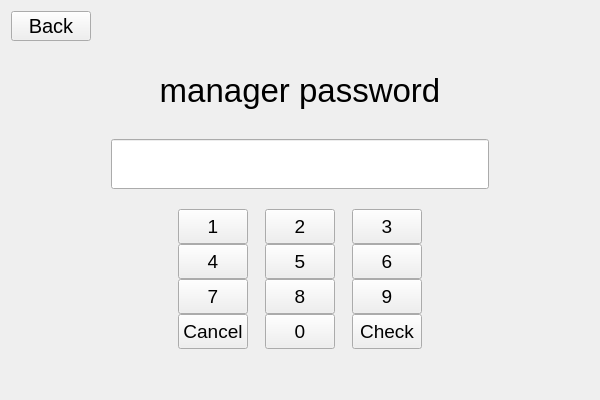
<?xml version="1.0" encoding="UTF-8"?>
<ui version="4.0">
 <class>ManagerPasswordUI</class>
 <widget class="QWidget" name="ManagerPasswordUI">
  <property name="geometry">
   <rect>
    <x>0</x>
    <y>0</y>
    <width>600</width>
    <height>400</height>
   </rect>
  </property>
  <property name="windowTitle">
   <string>Form</string>
  </property>
  <layout class="QVBoxLayout" name="verticalLayout_7">
   <item>
    <layout class="QVBoxLayout" name="verticalLayout_3" stretch="4,3,3,2">
     <property name="spacing">
      <number>0</number>
     </property>
     <item>
      <layout class="QHBoxLayout" name="horizontalLayout">
       <item>
        <widget class="QPushButton" name="back_button">
         <property name="maximumSize">
          <size>
           <width>100</width>
           <height>30</height>
          </size>
         </property>
         <property name="font">
          <font>
           <pointsize>15</pointsize>
          </font>
         </property>
         <property name="text">
          <string>Back</string>
         </property>
        </widget>
       </item>
       <item>
        <spacer name="horizontalSpacer">
         <property name="orientation">
          <enum>Qt::Horizontal</enum>
         </property>
         <property name="sizeHint" stdset="0">
          <size>
           <width>40</width>
           <height>20</height>
          </size>
         </property>
        </spacer>
       </item>
      </layout>
     </item>
     <item>
      <layout class="QVBoxLayout" name="verticalLayout_2">
       <item>
        <widget class="QLabel" name="password_label">
         <property name="font">
          <font>
           <pointsize>25</pointsize>
          </font>
         </property>
         <property name="text">
          <string>manager password</string>
         </property>
         <property name="alignment">
          <set>Qt::AlignCenter</set>
         </property>
        </widget>
       </item>
      </layout>
     </item>
     <item>
      <layout class="QVBoxLayout" name="verticalLayout_4">
       <property name="spacing">
        <number>0</number>
       </property>
       <property name="leftMargin">
        <number>100</number>
       </property>
       <property name="rightMargin">
        <number>100</number>
       </property>
       <item>
        <widget class="QLineEdit" name="password_line">
         <property name="maximumSize">
          <size>
           <width>400</width>
           <height>50</height>
          </size>
         </property>
         <property name="echoMode">
          <enum>QLineEdit::Password</enum>
         </property>
         <property name="alignment">
          <set>Qt::AlignCenter</set>
         </property>
        </widget>
       </item>
      </layout>
     </item>
     <item>
      <layout class="QVBoxLayout" name="verticalLayout" stretch="0">
       <property name="spacing">
        <number>0</number>
       </property>
       <property name="leftMargin">
        <number>150</number>
       </property>
       <property name="topMargin">
        <number>20</number>
       </property>
       <property name="rightMargin">
        <number>150</number>
       </property>
       <property name="bottomMargin">
        <number>40</number>
       </property>
       <item>
        <layout class="QGridLayout" name="gridLayout" rowstretch="0,0,0,0" columnstretch="0,0,0" columnminimumwidth="0,0,0">
         <property name="sizeConstraint">
          <enum>QLayout::SetDefaultConstraint</enum>
         </property>
         <property name="leftMargin">
          <number>0</number>
         </property>
         <property name="rightMargin">
          <number>0</number>
         </property>
         <property name="bottomMargin">
          <number>0</number>
         </property>
         <property name="spacing">
          <number>0</number>
         </property>
         <item row="0" column="1">
          <widget class="QPushButton" name="number2">
           <property name="sizePolicy">
            <sizepolicy hsizetype="Minimum" vsizetype="Minimum">
             <horstretch>0</horstretch>
             <verstretch>0</verstretch>
            </sizepolicy>
           </property>
           <property name="minimumSize">
            <size>
             <width>0</width>
             <height>35</height>
            </size>
           </property>
           <property name="maximumSize">
            <size>
             <width>70</width>
             <height>70</height>
            </size>
           </property>
           <property name="baseSize">
            <size>
             <width>0</width>
             <height>0</height>
            </size>
           </property>
           <property name="font">
            <font>
             <pointsize>14</pointsize>
            </font>
           </property>
           <property name="text">
            <string>2</string>
           </property>
          </widget>
         </item>
         <item row="2" column="2">
          <widget class="QPushButton" name="number9">
           <property name="sizePolicy">
            <sizepolicy hsizetype="Minimum" vsizetype="Minimum">
             <horstretch>0</horstretch>
             <verstretch>0</verstretch>
            </sizepolicy>
           </property>
           <property name="minimumSize">
            <size>
             <width>0</width>
             <height>35</height>
            </size>
           </property>
           <property name="maximumSize">
            <size>
             <width>70</width>
             <height>70</height>
            </size>
           </property>
           <property name="baseSize">
            <size>
             <width>0</width>
             <height>0</height>
            </size>
           </property>
           <property name="font">
            <font>
             <pointsize>14</pointsize>
            </font>
           </property>
           <property name="text">
            <string>9</string>
           </property>
          </widget>
         </item>
         <item row="1" column="1">
          <widget class="QPushButton" name="number5">
           <property name="sizePolicy">
            <sizepolicy hsizetype="Minimum" vsizetype="Minimum">
             <horstretch>0</horstretch>
             <verstretch>0</verstretch>
            </sizepolicy>
           </property>
           <property name="minimumSize">
            <size>
             <width>0</width>
             <height>35</height>
            </size>
           </property>
           <property name="maximumSize">
            <size>
             <width>70</width>
             <height>70</height>
            </size>
           </property>
           <property name="baseSize">
            <size>
             <width>0</width>
             <height>0</height>
            </size>
           </property>
           <property name="font">
            <font>
             <pointsize>14</pointsize>
            </font>
           </property>
           <property name="text">
            <string>5</string>
           </property>
          </widget>
         </item>
         <item row="3" column="1">
          <widget class="QPushButton" name="number0">
           <property name="sizePolicy">
            <sizepolicy hsizetype="Minimum" vsizetype="Minimum">
             <horstretch>0</horstretch>
             <verstretch>0</verstretch>
            </sizepolicy>
           </property>
           <property name="minimumSize">
            <size>
             <width>0</width>
             <height>35</height>
            </size>
           </property>
           <property name="maximumSize">
            <size>
             <width>70</width>
             <height>70</height>
            </size>
           </property>
           <property name="baseSize">
            <size>
             <width>0</width>
             <height>0</height>
            </size>
           </property>
           <property name="font">
            <font>
             <pointsize>14</pointsize>
            </font>
           </property>
           <property name="text">
            <string>0</string>
           </property>
          </widget>
         </item>
         <item row="2" column="1">
          <widget class="QPushButton" name="number8">
           <property name="sizePolicy">
            <sizepolicy hsizetype="Minimum" vsizetype="Minimum">
             <horstretch>0</horstretch>
             <verstretch>0</verstretch>
            </sizepolicy>
           </property>
           <property name="minimumSize">
            <size>
             <width>0</width>
             <height>35</height>
            </size>
           </property>
           <property name="maximumSize">
            <size>
             <width>70</width>
             <height>70</height>
            </size>
           </property>
           <property name="baseSize">
            <size>
             <width>0</width>
             <height>0</height>
            </size>
           </property>
           <property name="font">
            <font>
             <pointsize>14</pointsize>
            </font>
           </property>
           <property name="text">
            <string>8</string>
           </property>
          </widget>
         </item>
         <item row="0" column="2">
          <widget class="QPushButton" name="number3">
           <property name="sizePolicy">
            <sizepolicy hsizetype="Minimum" vsizetype="Minimum">
             <horstretch>0</horstretch>
             <verstretch>0</verstretch>
            </sizepolicy>
           </property>
           <property name="minimumSize">
            <size>
             <width>0</width>
             <height>35</height>
            </size>
           </property>
           <property name="maximumSize">
            <size>
             <width>70</width>
             <height>70</height>
            </size>
           </property>
           <property name="baseSize">
            <size>
             <width>0</width>
             <height>0</height>
            </size>
           </property>
           <property name="font">
            <font>
             <pointsize>14</pointsize>
            </font>
           </property>
           <property name="text">
            <string>3</string>
           </property>
          </widget>
         </item>
         <item row="0" column="0">
          <widget class="QPushButton" name="number1">
           <property name="sizePolicy">
            <sizepolicy hsizetype="Minimum" vsizetype="Minimum">
             <horstretch>0</horstretch>
             <verstretch>0</verstretch>
            </sizepolicy>
           </property>
           <property name="minimumSize">
            <size>
             <width>0</width>
             <height>35</height>
            </size>
           </property>
           <property name="maximumSize">
            <size>
             <width>70</width>
             <height>70</height>
            </size>
           </property>
           <property name="baseSize">
            <size>
             <width>0</width>
             <height>0</height>
            </size>
           </property>
           <property name="font">
            <font>
             <pointsize>14</pointsize>
            </font>
           </property>
           <property name="text">
            <string>1</string>
           </property>
          </widget>
         </item>
         <item row="2" column="0">
          <widget class="QPushButton" name="number7">
           <property name="sizePolicy">
            <sizepolicy hsizetype="Minimum" vsizetype="Minimum">
             <horstretch>0</horstretch>
             <verstretch>0</verstretch>
            </sizepolicy>
           </property>
           <property name="minimumSize">
            <size>
             <width>0</width>
             <height>35</height>
            </size>
           </property>
           <property name="maximumSize">
            <size>
             <width>70</width>
             <height>70</height>
            </size>
           </property>
           <property name="baseSize">
            <size>
             <width>0</width>
             <height>0</height>
            </size>
           </property>
           <property name="font">
            <font>
             <pointsize>14</pointsize>
            </font>
           </property>
           <property name="text">
            <string>7</string>
           </property>
          </widget>
         </item>
         <item row="1" column="2">
          <widget class="QPushButton" name="number6">
           <property name="sizePolicy">
            <sizepolicy hsizetype="Minimum" vsizetype="Minimum">
             <horstretch>0</horstretch>
             <verstretch>0</verstretch>
            </sizepolicy>
           </property>
           <property name="minimumSize">
            <size>
             <width>0</width>
             <height>35</height>
            </size>
           </property>
           <property name="maximumSize">
            <size>
             <width>70</width>
             <height>70</height>
            </size>
           </property>
           <property name="baseSize">
            <size>
             <width>0</width>
             <height>0</height>
            </size>
           </property>
           <property name="font">
            <font>
             <pointsize>14</pointsize>
            </font>
           </property>
           <property name="text">
            <string>6</string>
           </property>
          </widget>
         </item>
         <item row="3" column="0">
          <widget class="QPushButton" name="cancel_button">
           <property name="sizePolicy">
            <sizepolicy hsizetype="Minimum" vsizetype="Minimum">
             <horstretch>0</horstretch>
             <verstretch>0</verstretch>
            </sizepolicy>
           </property>
           <property name="minimumSize">
            <size>
             <width>0</width>
             <height>35</height>
            </size>
           </property>
           <property name="maximumSize">
            <size>
             <width>70</width>
             <height>70</height>
            </size>
           </property>
           <property name="baseSize">
            <size>
             <width>0</width>
             <height>0</height>
            </size>
           </property>
           <property name="font">
            <font>
             <pointsize>14</pointsize>
            </font>
           </property>
           <property name="text">
            <string>Cancel</string>
           </property>
          </widget>
         </item>
         <item row="1" column="0">
          <widget class="QPushButton" name="number4">
           <property name="sizePolicy">
            <sizepolicy hsizetype="Minimum" vsizetype="Minimum">
             <horstretch>0</horstretch>
             <verstretch>0</verstretch>
            </sizepolicy>
           </property>
           <property name="minimumSize">
            <size>
             <width>0</width>
             <height>35</height>
            </size>
           </property>
           <property name="maximumSize">
            <size>
             <width>70</width>
             <height>70</height>
            </size>
           </property>
           <property name="baseSize">
            <size>
             <width>0</width>
             <height>0</height>
            </size>
           </property>
           <property name="font">
            <font>
             <pointsize>14</pointsize>
            </font>
           </property>
           <property name="text">
            <string>4</string>
           </property>
          </widget>
         </item>
         <item row="3" column="2">
          <widget class="QPushButton" name="check_button">
           <property name="sizePolicy">
            <sizepolicy hsizetype="Minimum" vsizetype="Minimum">
             <horstretch>0</horstretch>
             <verstretch>0</verstretch>
            </sizepolicy>
           </property>
           <property name="minimumSize">
            <size>
             <width>0</width>
             <height>35</height>
            </size>
           </property>
           <property name="maximumSize">
            <size>
             <width>70</width>
             <height>70</height>
            </size>
           </property>
           <property name="baseSize">
            <size>
             <width>0</width>
             <height>0</height>
            </size>
           </property>
           <property name="font">
            <font>
             <pointsize>14</pointsize>
            </font>
           </property>
           <property name="text">
            <string>Check</string>
           </property>
          </widget>
         </item>
        </layout>
       </item>
      </layout>
     </item>
    </layout>
   </item>
  </layout>
 </widget>
 <resources/>
 <connections/>
</ui>
